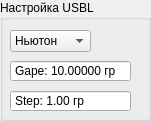
    <widget class="QGroupBox" name="groupBox_3">
     <property name="geometry">
      <rect>
       <x>330</x>
       <y>410</y>
       <width>151</width>
       <height>121</height>
      </rect>
     </property>
     <property name="title">
      <string>Настройка USBL</string>
     </property>
     <widget class="QComboBox" name="comboBox_8">
      <property name="geometry">
       <rect>
        <x>10</x>
        <y>30</y>
        <width>89</width>
        <height>25</height>
       </rect>
      </property>
      <property name="toolTipDuration">
       <number>-1</number>
      </property>
      <property name="currentText">
       <string>Ньютон</string>
      </property>
      <property name="currentIndex">
       <number>1</number>
      </property>
      <property name="sizeAdjustPolicy">
       <enum>QComboBox::AdjustToContents</enum>
      </property>
      <property name="modelColumn">
       <number>0</number>
      </property>
      <item>
       <property name="text">
        <string>Перебор</string>
       </property>
      </item>
      <item>
       <property name="text">
        <string>Ньютон</string>
       </property>
      </item>
     </widget>
     <widget class="QDoubleSpinBox" name="doubleSpinBox_16">
      <property name="geometry">
       <rect>
        <x>10</x>
        <y>90</y>
        <width>121</width>
        <height>22</height>
       </rect>
      </property>
      <property name="buttonSymbols">
       <enum>QAbstractSpinBox::NoButtons</enum>
      </property>
      <property name="prefix">
       <string>Step: </string>
      </property>
      <property name="suffix">
       <string> гр</string>
      </property>
      <property name="decimals">
       <number>2</number>
      </property>
      <property name="maximum">
       <double>100.000000000000000</double>
      </property>
      <property name="singleStep">
       <double>1.000000000000000</double>
      </property>
      <property name="stepType">
       <enum>QAbstractSpinBox::AdaptiveDecimalStepType</enum>
      </property>
      <property name="value">
       <double>1.000000000000000</double>
      </property>
     </widget>
     <widget class="QDoubleSpinBox" name="doubleSpinBox_17">
      <property name="geometry">
       <rect>
        <x>10</x>
        <y>60</y>
        <width>121</width>
        <height>22</height>
       </rect>
      </property>
      <property name="buttonSymbols">
       <enum>QAbstractSpinBox::NoButtons</enum>
      </property>
      <property name="prefix">
       <string>Gape: </string>
      </property>
      <property name="suffix">
       <string> гр</string>
      </property>
      <property name="decimals">
       <number>5</number>
      </property>
      <property name="maximum">
       <double>1000.000000000000000</double>
      </property>
      <property name="singleStep">
       <double>1.000000000000000</double>
      </property>
      <property name="value">
       <double>10.000000000000000</double>
      </property>
     </widget>
    </widget>
